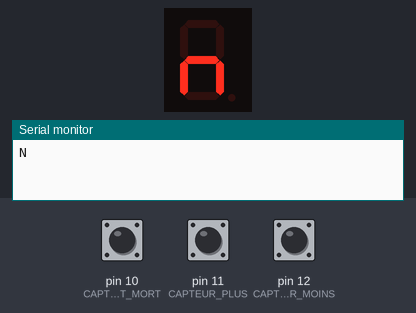
A sketch run on a simulated Arduino Uno, built with avr-gcc and run on an emulated ATmega328P. On the bench: 1-digit seven-segment display, the last lines printed to the serial monitor. Wiring (inferred from the names in the program): 1-digit 7-segment display, segments lit when HIGH: segments pin 2, pin 3, pin 4, pin 5, pin 6, pin 7, pin 8. The test bench sets the inputs (shaded band); at power-on: pin 11 (CAPTEUR_PLUS) HIGH, pin 10 (CAPTEUR_POINT_MORT) HIGH, pin 12 (CAPTEUR_MOINS) HIGH. The segment pins are drawn as the display they are named for.

Above: at 1.2 s.
1.3 s: pin 11 (CAPTEUR_PLUS) pulled LOW for 0.15 s
At 2.0 s:
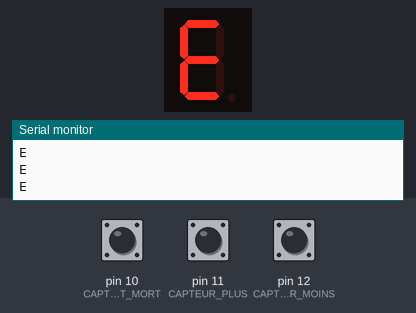
2.9 s: pin 10 (CAPTEUR_POINT_MORT) pulled LOW for 0.15 s
At 3.6 s:
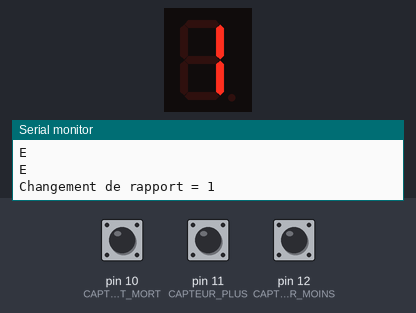
4.5 s: pin 11 (CAPTEUR_PLUS) pulled LOW for 1 s
At 5.5 s:
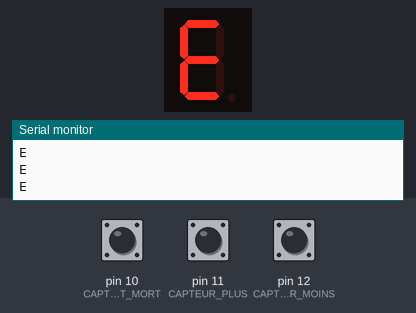
7.0 s: pin 12 (CAPTEUR_MOINS) pulled LOW for 0.15 s
At 7.01 s:
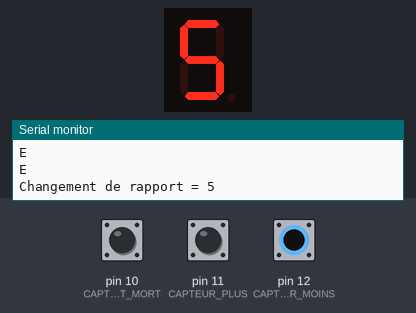
Timing chart, 0 to 9.6 s (numbered marks = the images above; inputs shaded):
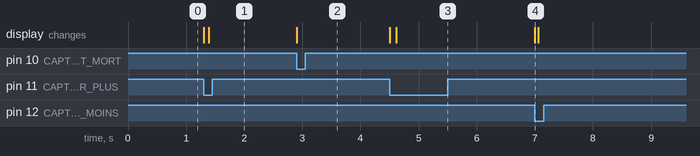

Measured:
- after the input at 1.3 s, the display: first changes at once (image 1 shows a later state)
- after the input at 2.9 s, the display: changes at once (image 2)
- after the input at 4.5 s, the display: first changes at once (image 3 shows a later state)
- after the input at 7.0 s, the display: changes at once (image 4)

The sketch:

code.ino
```cpp
#define SEGMENT_A 2
#define SEGMENT_B 3
#define SEGMENT_C 4
#define SEGMENT_D 5
#define SEGMENT_E 6
#define SEGMENT_F 7
#define SEGMENT_G 8

#define CAPTEUR_POINT_MORT 10
#define CAPTEUR_PLUS 11
#define CAPTEUR_MOINS 12

int Rapport_Engage;

void Chiffre_1() {
  Serial.println(1);
  digitalWrite(SEGMENT_A, LOW);
  digitalWrite(SEGMENT_B, HIGH);
  digitalWrite(SEGMENT_C, HIGH);
  digitalWrite(SEGMENT_D, LOW);
  digitalWrite(SEGMENT_E, LOW);
  digitalWrite(SEGMENT_F, LOW);
  digitalWrite(SEGMENT_G, LOW);
}

void Chiffre_2() {
  Serial.println(2);
  digitalWrite(SEGMENT_A, HIGH);
  digitalWrite(SEGMENT_B, HIGH);
  digitalWrite(SEGMENT_C, LOW);
  digitalWrite(SEGMENT_D, HIGH);
  digitalWrite(SEGMENT_E, HIGH);
  digitalWrite(SEGMENT_F, LOW);
  digitalWrite(SEGMENT_G, HIGH);
}

void Chiffre_3() {
  Serial.println(3);
  digitalWrite(SEGMENT_A, HIGH);
  digitalWrite(SEGMENT_B, HIGH);
  digitalWrite(SEGMENT_C, HIGH);
  digitalWrite(SEGMENT_D, HIGH);
  digitalWrite(SEGMENT_E, LOW);
  digitalWrite(SEGMENT_F, LOW);
  digitalWrite(SEGMENT_G, HIGH);
}

void Chiffre_4() {
  Serial.println(4);
  digitalWrite(SEGMENT_A, LOW);
  digitalWrite(SEGMENT_B, HIGH);
  digitalWrite(SEGMENT_C, HIGH);
  digitalWrite(SEGMENT_D, LOW);
  digitalWrite(SEGMENT_E, LOW);
  digitalWrite(SEGMENT_F, HIGH);
  digitalWrite(SEGMENT_G, HIGH);
}

void Chiffre_5() {
  Serial.println(5);
  digitalWrite(SEGMENT_A, HIGH);
  digitalWrite(SEGMENT_B, LOW);
  digitalWrite(SEGMENT_C, HIGH);
  digitalWrite(SEGMENT_D, HIGH);
  digitalWrite(SEGMENT_E, LOW);
  digitalWrite(SEGMENT_F, HIGH);
  digitalWrite(SEGMENT_G, HIGH);
}

void Chiffre_6() {
  Serial.println(6);
  digitalWrite(SEGMENT_A, HIGH);
  digitalWrite(SEGMENT_B, LOW);
  digitalWrite(SEGMENT_C, HIGH);
  digitalWrite(SEGMENT_D, HIGH);
  digitalWrite(SEGMENT_E, HIGH);
  digitalWrite(SEGMENT_F, HIGH);
  digitalWrite(SEGMENT_G, HIGH);
}

void Lettre_N() {
  Serial.println('N');
  digitalWrite(SEGMENT_A, LOW);
  digitalWrite(SEGMENT_B, LOW);
  digitalWrite(SEGMENT_C, HIGH);
  digitalWrite(SEGMENT_D, LOW);
  digitalWrite(SEGMENT_E, HIGH);
  digitalWrite(SEGMENT_F, LOW);
  digitalWrite(SEGMENT_G, HIGH);
}

void Erreur() {
  Serial.println('E');
  digitalWrite(SEGMENT_A, HIGH);
  digitalWrite(SEGMENT_B, LOW);
  digitalWrite(SEGMENT_C, LOW);
  digitalWrite(SEGMENT_D, HIGH);
  digitalWrite(SEGMENT_E, HIGH);
  digitalWrite(SEGMENT_F, HIGH);
  digitalWrite(SEGMENT_G, HIGH);
}

void(*tabRapport[])() = {Chiffre_1, Lettre_N, Chiffre_2, Chiffre_3, Chiffre_4, Chiffre_5, Chiffre_6};
byte nbFontionRapports = sizeof(tabRapport) / sizeof(tabRapport[0]);

void setup() {
  Serial.begin(9600);

  pinMode(SEGMENT_A, OUTPUT);
  pinMode(SEGMENT_B, OUTPUT);
  pinMode(SEGMENT_C, OUTPUT);
  pinMode(SEGMENT_D, OUTPUT);
  pinMode(SEGMENT_E, OUTPUT);
  pinMode(SEGMENT_F, OUTPUT);
  pinMode(SEGMENT_G, OUTPUT);

  pinMode(CAPTEUR_PLUS, INPUT_PULLUP);
  pinMode(CAPTEUR_MOINS, INPUT_PULLUP);
  pinMode(CAPTEUR_POINT_MORT, INPUT_PULLUP);

  Rapport_Engage = 1; // POINT MORT --> A améliorer ultérieurement pour voir si un rapport est engagé

  (*tabRapport[Rapport_Engage])();
}

void loop()
{
  int Ancien_Rapport_Engage = Rapport_Engage;

  if (Rapport_Engage == 0 && digitalRead(CAPTEUR_PLUS) == LOW && digitalRead(CAPTEUR_POINT_MORT) != LOW ) {
      Rapport_Engage = 2;
  }

  if (Rapport_Engage == 2 && digitalRead(CAPTEUR_MOINS) == LOW && digitalRead(CAPTEUR_POINT_MORT) != LOW ) {
      Rapport_Engage = 0;
  }

  if (digitalRead(CAPTEUR_PLUS) == LOW) {
    Rapport_Engage++;
  }

  if (digitalRead(CAPTEUR_MOINS) == LOW) {
    Rapport_Engage--;
  }

  if (digitalRead(CAPTEUR_POINT_MORT) == LOW) {
    Rapport_Engage = 0;
  }

  if (Ancien_Rapport_Engage != Rapport_Engage) { // on a changé de rapport
    if (Rapport_Engage < 0)  {
      Erreur();
      Rapport_Engage = 0;
    }
    else if (Rapport_Engage >= nbFontionRapports)  {
      Erreur();
      Rapport_Engage = nbFontionRapports - 1;
    }
    else {
      Serial.print(F("Changement de rapport = "));
      (*tabRapport[Rapport_Engage])();
    }
    delay(15); // anti rebond du pauvre :-)
  }
}
```
